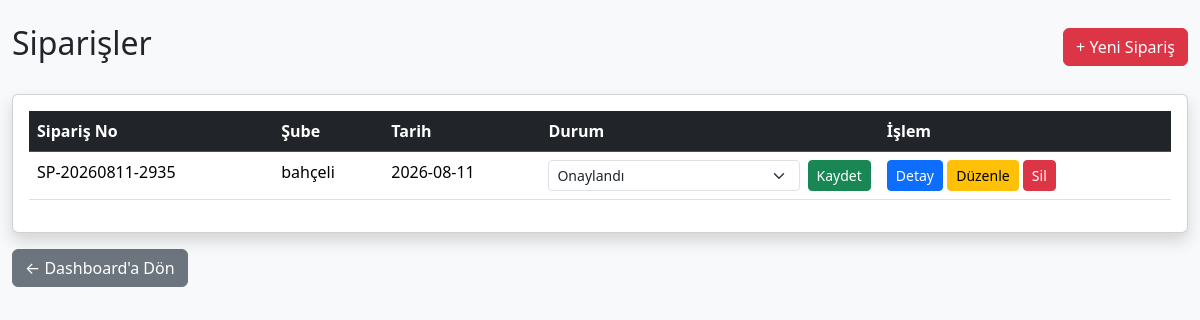
Before: /siparisler (signed in) with the older database file.
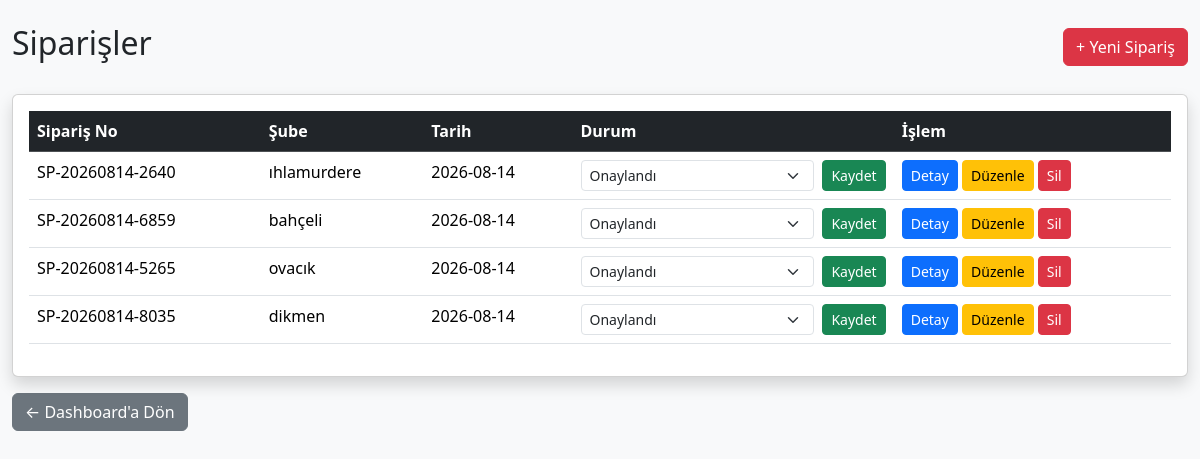
After: the same page with the newer database file.
### tables this page shows
CREATE TABLE siparisler(

            id INTEGER PRIMARY KEY AUTOINCREMENT,

            siparis_no TEXT UNIQUE,

            sube_id INTEGER,

            tarih TEXT,

            durum TEXT,

            FOREIGN KEY(sube_id) REFERENCES subeler(id)

        );

CREATE TABLE subeler(

            id INTEGER PRIMARY KEY AUTOINCREMENT,

            sube_adi TEXT NOT NULL,

            yetkili TEXT,

            telefon TEXT,

            eposta TEXT,

            il TEXT,

            ilce TEXT,

            adres TEXT,

            durum TEXT

        , kullanici_adi TEXT, sifre TEXT, uretim_gunu TEXT, sevkiyat_gunu TEXT, sevkiyat_saati TEXT, teslim_suresi TEXT, limit_tutari REAL DEFAULT 0, firma TEXT DEFAULT 'ÖZNİL', lojistik_bedeli REAL DEFAULT 0);

### src/main.py (the view)
@app.route("/siparisler")
def siparisler():
    if "giris" not in session:
        return redirect("/")
    if session["yetki"] == "admin":
        liste = get_siparisler()
    else:
        liste = get_sube_siparisleri(
            session["sube_id"]
        )
    return render_template(
        "siparisler.html",
        siparisler=liste,
        yetki=session["yetki"]
    )

### src/database.py (called while the page is built)
def connect_database():
    print("DB =", os.path.abspath(DB_NAME))
    return sqlite3.connect(DB_NAME)

def get_siparisler():
    conn = connect_database()
    cursor = conn.cursor()
    cursor.execute("""
        SELECT
            s.id,
            s.siparis_no,
            sb.sube_adi,
            s.tarih,
            s.durum

        FROM siparisler s

        INNER JOIN subeler sb
            ON s.sube_id = sb.id

        ORDER BY s.id DESC
    """)
    sonuc = cursor.fetchall()
    conn.close()
    return sonuc

### src/main.py (called while the page is built)
@app.before_request
def test():
    print(
        "METHOD:",
        request.method,
        "URL:",
        request.path
    )

### templates/siparisler.html (shortened to what this page needs)
<!DOCTYPE html>
<html lang="tr">
<head>
<link href="https://cdn.jsdelivr.net/npm/bootstrap@5.3.3/dist/css/bootstrap.min.css" rel="stylesheet">
</head>
<body class="bg-light">
<div class="container-fluid mt-4">
<div class="d-flex justify-content-between align-items-center mb-4">
<h2>Siparişler</h2>
<a href="/yeni-siparis" class="btn btn-danger">
+ Yeni Sipariş
</a>
</div>
<div class="card shadow">
<div class="card-body">
<table class="table table-hover">
<thead class="table-dark">
<tr>
<th>Sipariş No</th>
<th>Şube</th>
<th>Tarih</th>
<th>Durum</th>
<th>İşlem</th>
</tr>
</thead>
<tbody>
{% if siparisler %}
{% for s in siparisler %}
<tr>
<td>
{{ s[1] }}
</td>
<td>
{{ s[2] }}
</td>
<td>
{{ s[3] }}
</td>
<td>
{% if yetki == "admin" %}
<form method="POST" action="/siparis-durum/{{ s[0] }}" class="d-flex">
<select
name="durum"
class="form-select form-select-sm">
<option value="Onaylandı"
{% if s[4]=="Onaylandı" %}selected{% endif %}>
Onaylandı
</option>
</select>
<button
class="btn btn-sm btn-success ms-2">
Kaydet
</button>
</form>
{% else %}
<span class="badge bg-secondary">
{{ s[4] }}
</span>
{% endif %}
</td>
<td>
<a
href="/siparis-detay/{{ s[0] }}"
class="btn btn-sm btn-primary">
Detay
</a>
{% if yetki == "admin" or s[4]=="Hazırlandı" %}
<a
href="/siparis-duzenle/{{ s[0] }}"
class="btn btn-sm btn-warning">
Düzenle
</a>
{% endif %}
{% if yetki == "admin" %}
<a
href="/siparis-sil/{{ s[0] }}"
class="btn btn-sm btn-danger"
onclick="return confirm('Bu sipariş silinsin mi?')">
Sil
</a>
{% endif %}
</td>
</tr>
{% endfor %}
{% else %}
<tr>
<td colspan="5" class="text-center text-muted p-5">
Henüz sipariş bulunmuyor.
</td>
</tr>
{% endif %}
</tbody>
</table>
</div>
</div>
<div class="mt-3">
<a href="/dashboard" class="btn btn-secondary">
← Dashboard'a Dön
</a>
</div>
</div>
</body>
</html>

Changed rows visible on the page:
removed siparisler: siparis_no "SP-20260811-2935", sube_adi "bahçeli", tarih "2026-08-11", durum "Onaylandı"
added siparisler: siparis_no "SP-20260814-2640", sube_adi "ıhlamurdere", tarih "2026-08-14", durum "Onaylandı"
added siparisler: siparis_no "SP-20260814-6859", sube_adi "bahçeli", tarih "2026-08-14", durum "Onaylandı"
added siparisler: siparis_no "SP-20260814-5265", sube_adi "ovacık", tarih "2026-08-14", durum "Onaylandı"
added siparisler: siparis_no "SP-20260814-8035", sube_adi "dikmen", tarih "2026-08-14", durum "Onaylandı"
